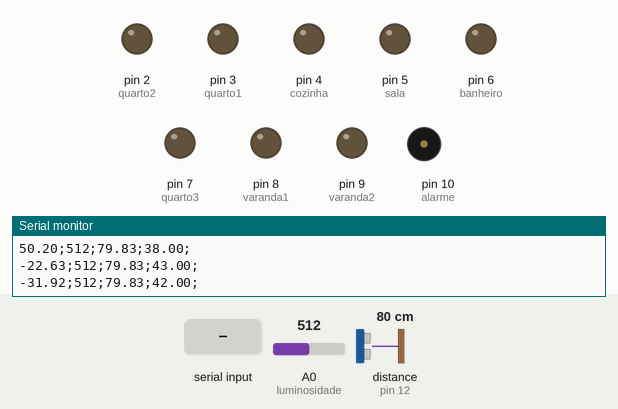
Simulated run of this sketch. Board: Arduino Uno, built with avr-gcc and run on an emulated ATmega328P. On the bench: output pins drawn as LEDs (lit = HIGH), buzzer (waves = sounding), the last lines printed to the serial monitor. Wiring (inferred from the names in the program): ultrasonic range finder: trigger pin 13; echo pin 12. The test bench sets the inputs (shaded band); at power-on: A0 (luminosidade) = 512, distance to the obstacle (sensor on pin 12) 80 cm. The echo pulse lasts 58.3 µs per cm; random numbers use the default seed unless the sketch sets one; pins used as bus, display or sensor lines are not drawn.

Above: at 1.2 s.
1.3 s: A0 (luminosidade) set to 410
4.3 s: A0 (luminosidade) set to 386
At 5.3 s:
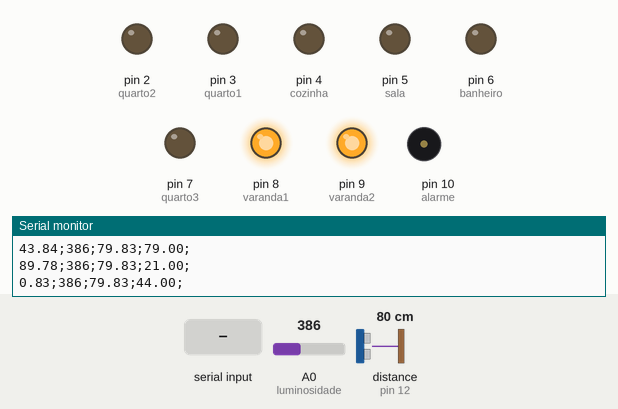
5.8 s: distance to the obstacle (sensor on pin 12) set to 9 cm
8.8 s: distance to the obstacle (sensor on pin 12) set to 6 cm
10.3 s: "1" received over Serial
At 10.9 s:
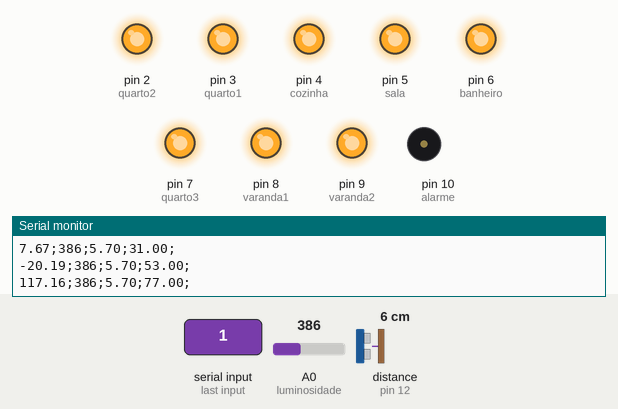
11.9 s: "8" received over Serial
Timing chart, 0 to 14.4 s (numbered marks = the images above; inputs shaded):
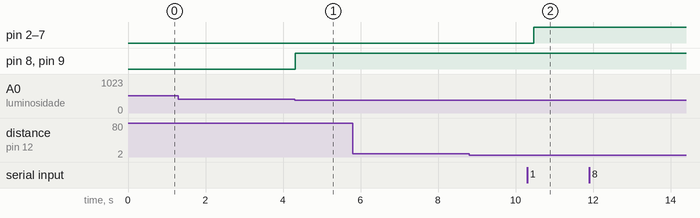

The sketch:

arduino.ino
```cpp
#define quarto2 2
#define quarto1 3
#define cozinha 4
#define sala 5
#define banheiro 6
#define quarto3 7
#define varanda1 8
#define varanda2 9

#define luminosidade A0
#define echoPin 12
#define trigPin 13
#define alarme 10
//#define temperatura A2


String smarthome = "";
char inputSerial;
int luminosidadeExterna = 0;
float proximidade = 0;
int statusAlarme = 1;
int statusBuzz = 0;
float temperaturaC = 0;
float umidade = 0;

void setup()
{
  Serial.begin(9600);

  pinMode(sala, OUTPUT);
  pinMode(cozinha, OUTPUT);
  pinMode(quarto1, OUTPUT);
  pinMode(quarto2, OUTPUT);
  pinMode(quarto3, OUTPUT);
  pinMode(banheiro, OUTPUT);
  pinMode(varanda1, OUTPUT);
  pinMode(varanda2, OUTPUT);

  pinMode(luminosidade, INPUT);
  pinMode(trigPin, OUTPUT);
  pinMode(echoPin, INPUT);
//  pinMode(temperatura, INPUT);
  pinMode(alarme, OUTPUT);
}

void loop()
{

//  temperaturaC = (((float)analogRead(temperatura)*5/1023) - 0.5) * 100;
  temperaturaC = (((float)random(20,358)*5/1023) - 0.5) * 100;
//  Serial.println("Temperatura:");Serial.println(temperaturaC);delay(500);

  luminosidadeExterna = analogRead(luminosidade);
//  Serial.println("Luminosidade:");Serial.println(luminosidadeExterna);delay(500);
  if (luminosidadeExterna > 400) {
    digitalWrite(varanda1, LOW);
    digitalWrite(varanda2, LOW);
  }else{
    digitalWrite(varanda1, HIGH);
    digitalWrite(varanda2, HIGH);
  }

  digitalWrite(trigPin, HIGH);
  delayMicroseconds(20);
  digitalWrite(trigPin, LOW);
  int duration = pulseIn(echoPin, HIGH);
  proximidade = (duration / 2) / 29.1;
//  Serial.println("Proximidade:");Serial.println(proximidade);delay(500);

  if(statusAlarme == 1){
    if(proximidade > 0 && proximidade < 7){
       statusBuzz = 1;
    }
    if(statusBuzz == 1){
      for (int buzz = 550; buzz > 450; buzz -= 1){
        tone(alarme, buzz);
        delay(1);
      }
      for (int buzz = 450; buzz < 550; buzz += 1){
        tone(alarme, buzz);
        delay(1);
      }
    }
  }else{
    noTone(alarme);
    statusBuzz = 0;
  }


  umidade = (float)random(20,80);


 smarthome  = "";
 smarthome += temperaturaC;
 smarthome += ";";
 smarthome += luminosidadeExterna;
 smarthome += ";";
 smarthome += proximidade;
 smarthome += ";";
 smarthome += umidade;
 smarthome += ";";

 Serial.println(smarthome);

  if(Serial.available()){
    inputSerial = Serial.read();
    switch(inputSerial){
      case '0':
      digitalWrite(sala, LOW);
      digitalWrite(cozinha, LOW);
      digitalWrite(quarto1, LOW);
      digitalWrite(quarto2, LOW);
      digitalWrite(quarto3, LOW);
      digitalWrite(banheiro, LOW);
      break;
      case '1':
      digitalWrite(sala, HIGH);
      digitalWrite(cozinha, HIGH);
      digitalWrite(quarto1, HIGH);
      digitalWrite(quarto2, HIGH);
      digitalWrite(quarto3, HIGH);
      digitalWrite(banheiro, HIGH);
      break;
      case '2':
      digitalWrite(sala, !digitalRead(sala));
      break;
      case '3':
      digitalWrite(cozinha, !digitalRead(cozinha));
      break;
      case '4':
      digitalWrite(quarto1, !digitalRead(quarto1));
      break;
      case '5':
      digitalWrite(quarto2, !digitalRead(quarto2));
      break;
      case '6':
      digitalWrite(quarto3, !digitalRead(quarto3));
      break;
      case '7':
      digitalWrite(banheiro, !digitalRead(banheiro));
      break;
      case '8':
      if(statusAlarme == 1){
        statusAlarme = 0;
        statusBuzz = 0;
      }else{
        statusAlarme = 1;
      }
      break;
      case '9':
      statusAlarme = 1;
      statusBuzz = 1;
      break;
    }
  }
}
```

Measured:
- the behaviour switches between 401 and 400 on A0 (luminosidade) (found by bisection; images 0 and 1)
- after the input at 4.3 s, pin 8 (varanda1), pin 9 (varanda2): LOW → HIGH at once
- after the input at 10.3 s, pin 2 (quarto2), pin 3 (quarto1), pin 4 (cozinha), pin 5 (sala), pin 6 (banheiro), pin 7 (quarto3): LOW → HIGH after 0.17 s
